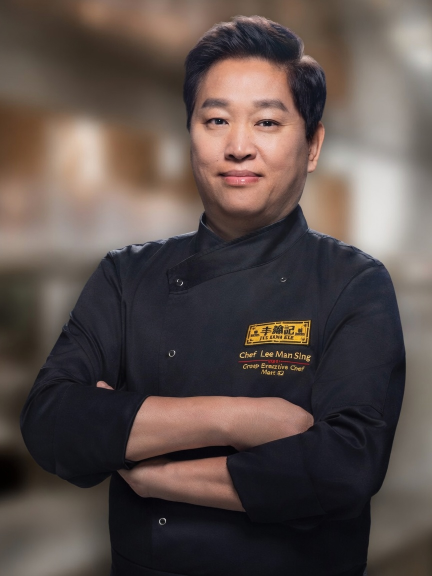
#> input picture images/Chef Bio_ChefLeeManSing_Clean_3-4.jpg, 864 x 1152 px (shown at 1/2 size)
$ python resize_to_1600x900.py '../images/Chef Bio_ChefLeeManSing_Clean_3-4.jpg'
#> lines starting #> are read from the running program, lines starting #| are printed output that depends on the picture
#> in main, image is the input picture: PIL image 864x1152 RGB; mean R, G, B 90.4, 78.4, 74.3
#!/usr/bin/env python3
"""Resize an image to 1600x900 without stretching (aspect ratio preserved)."""

from __future__ import annotations

import argparse
from pathlib import Path

from PIL import Image

TARGET_SIZE = (1600, 900)


def resize_cover(image: Image.Image, size: tuple[int, int] = TARGET_SIZE) -> Image.Image:
    """Scale to cover the target frame, then center-crop. No distortion."""
#> called with size = (1600, 900)
    target_w, target_h = size
    src_w, src_h = image.size
#> src_w = 864; src_h = 1152
    scale = max(target_w / src_w, target_h / src_h)
#> scale = 1.85
    resized = image.resize(
        (round(src_w * scale), round(src_h * scale)),
        Image.Resampling.LANCZOS,
    )
    left = (resized.width - target_w) // 2
#> left = 0
    top = (resized.height - target_h) // 2
#> top = 616
    return resized.crop((left, top, left + target_w, top + target_h))
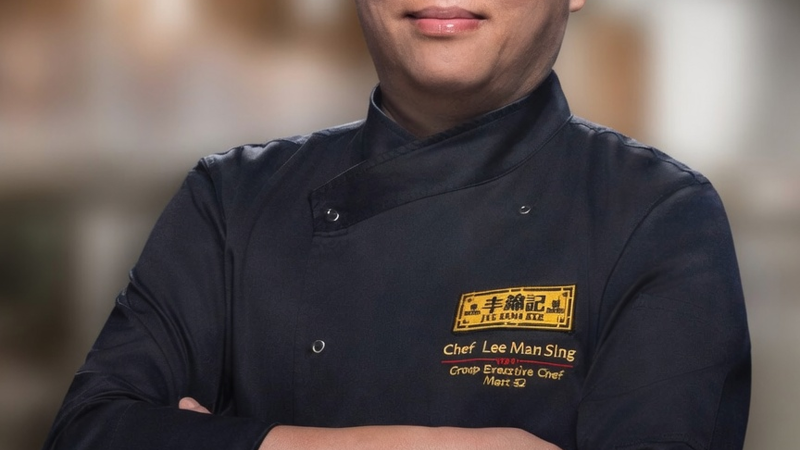
#> returned value: PIL image 1600x900 RGB (shown at 1/2 size); mean R, G, B 90.1, 80.8, 79.1


def resize_contain(
    image: Image.Image,
    size: tuple[int, int] = TARGET_SIZE,
    background: tuple[int, int, int] = (255, 255, 255),
) -> Image.Image:
    """Scale to fit inside the target frame with padding. No distortion."""
    target_w, target_h = size
    src_w, src_h = image.size
    scale = min(target_w / src_w, target_h / src_h)
    resized = image.resize(
        (round(src_w * scale), round(src_h * scale)),
        Image.Resampling.LANCZOS,
    )
    canvas = Image.new("RGB", size, background)
    left = (target_w - resized.width) // 2
    top = (target_h - resized.height) // 2
    canvas.paste(resized, (left, top))
    return canvas


def main() -> None:
    parser = argparse.ArgumentParser(description=__doc__)
    parser.add_argument("source", type=Path)
    parser.add_argument(
        "-o",
        "--output",
        type=Path,
        help="Output path (default: source stem + -1600x900.png)",
    )
    parser.add_argument(
        "--mode",
        choices=("cover", "contain"),
        default="cover",
        help="cover = center crop to fill; contain = fit with padding",
    )
    args = parser.parse_args()

    image = Image.open(args.source).convert("RGB")
    output = args.output or args.source.with_name(f"{args.source.stem}-1600x900.png")

    result = resize_cover(image) if args.mode == "cover" else resize_contain(image)
    result.save(output, "PNG", optimize=True)
    print(f"Wrote {output} ({result.size[0]}x{result.size[1]}, mode={args.mode})")
#| Wrote ../images/Chef Bio_ChefLeeManSing_Clean_3-4-1600x900.png (1600x900, mode=cover)


if __name__ == "__main__":
    main()

$ run again, on images/chef-lee-man-sing.jpg
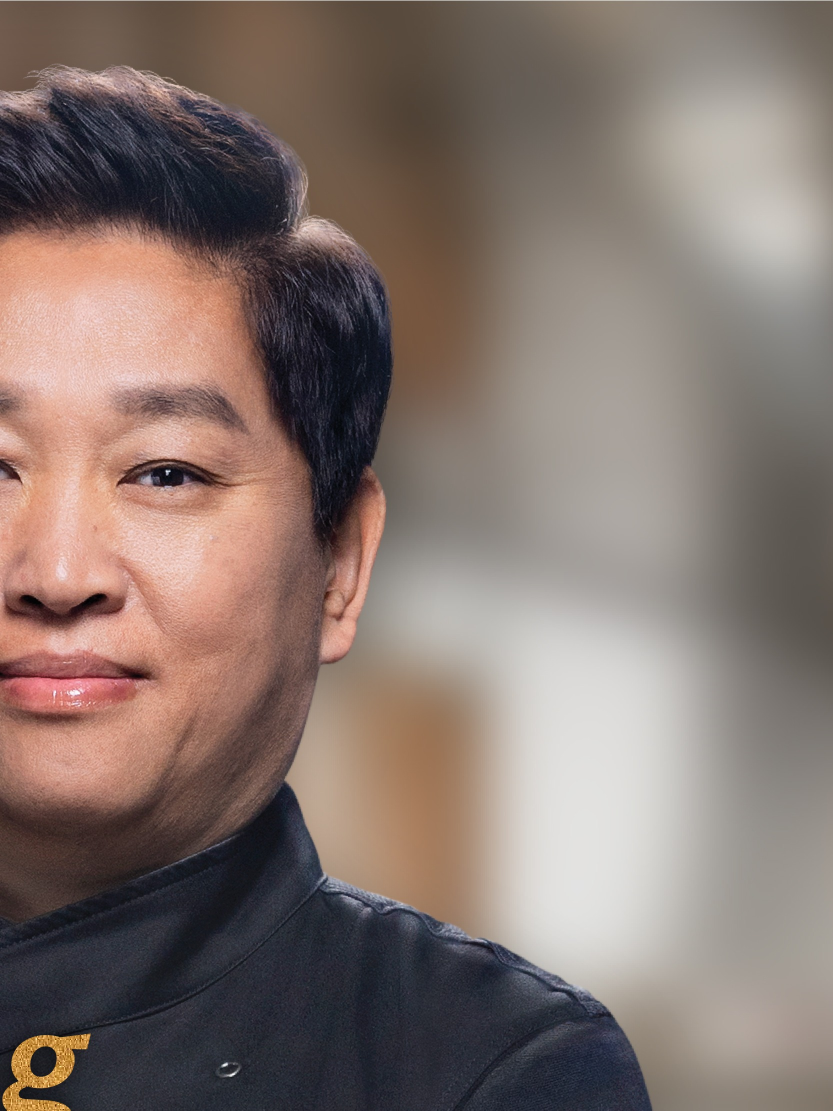
#> input picture images/chef-lee-man-sing.jpg, 1666 x 2221 px (shown at 1/2 size)
#> in main, image is the input picture: PIL image 1666x2221 RGB; mean R, G, B 131.9, 116.2, 109.8
#> in resize_cover, `return resized.crop((left, top, left + target_w, top + target_h))`:
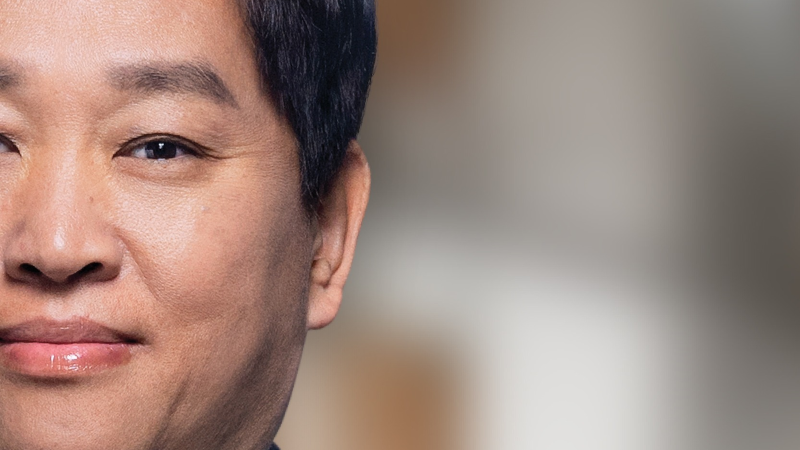
#> returned value: PIL image 1600x900 RGB (shown at 1/2 size); mean R, G, B 158.4, 135.1, 125.8
#| Wrote ../images/chef-lee-man-sing-1600x900.png (1600x900, mode=cover)
